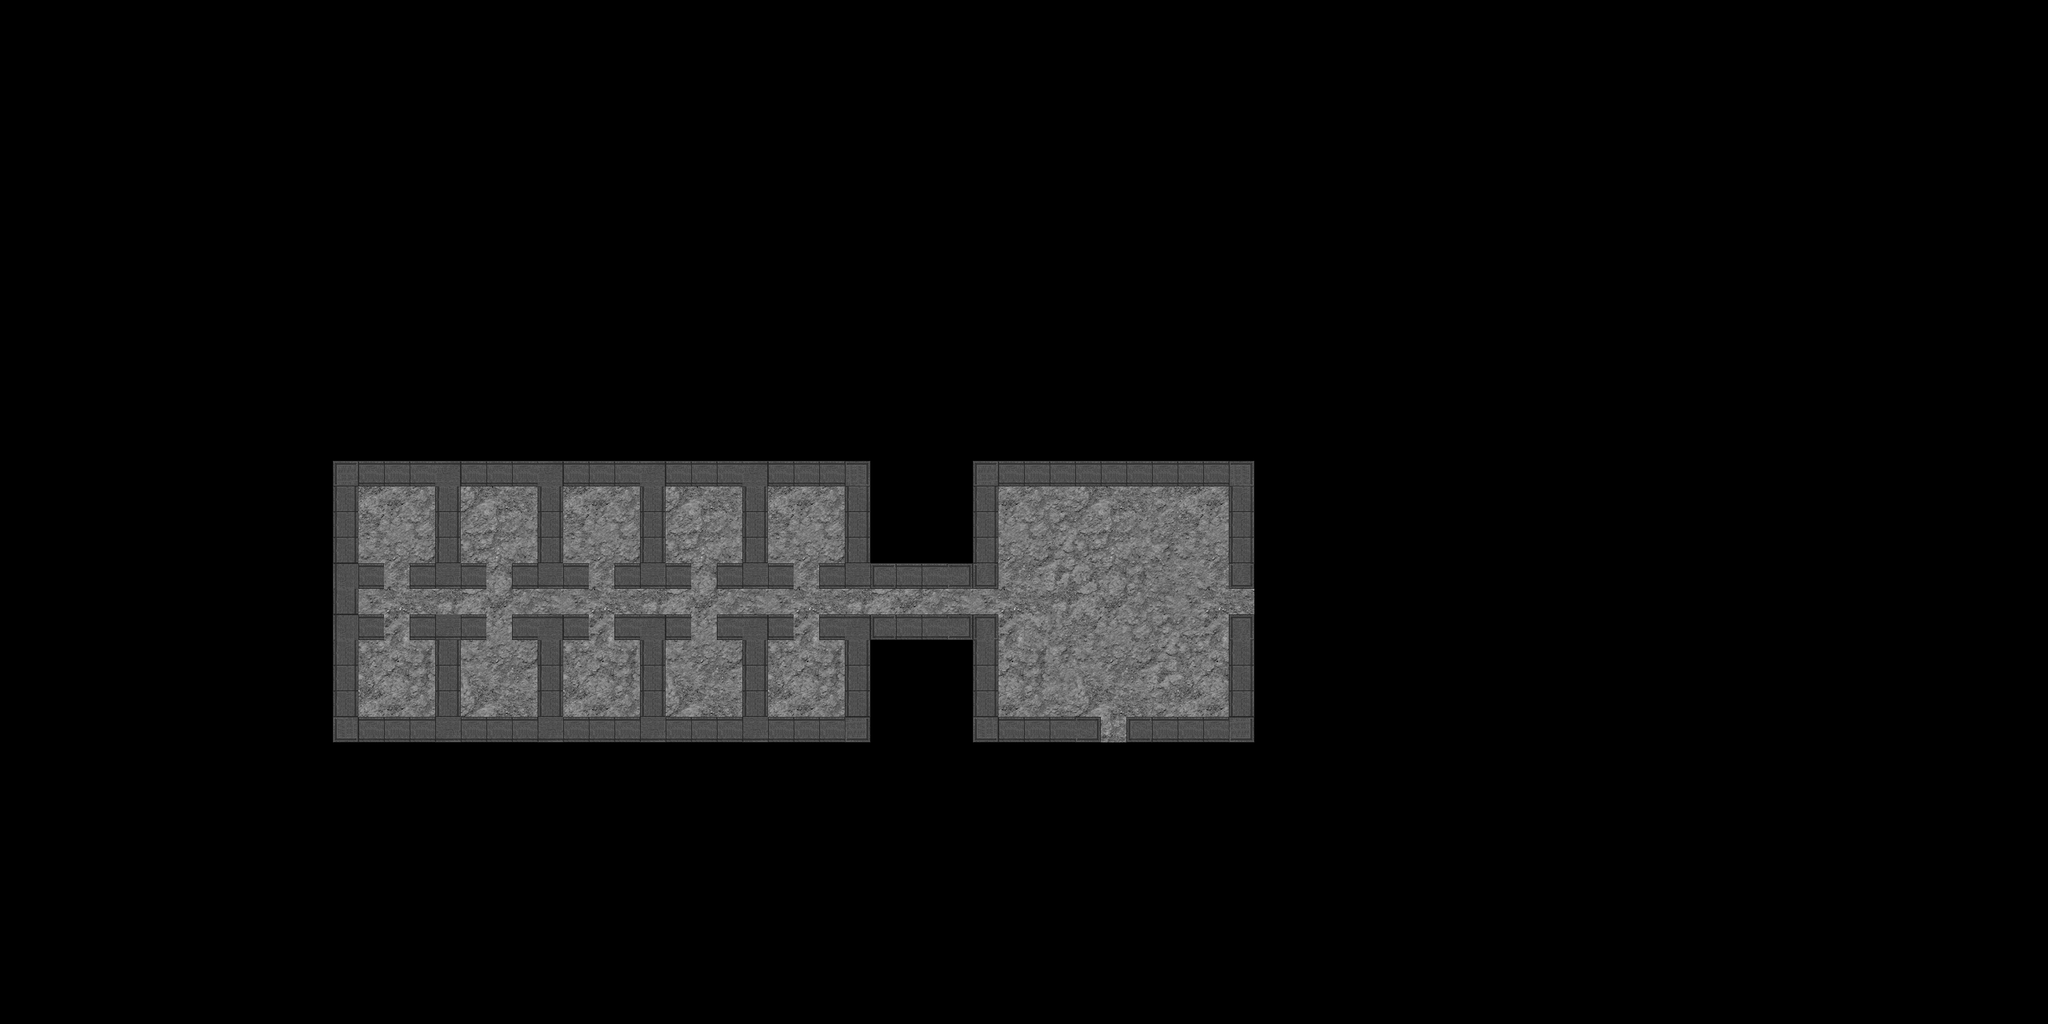

A level layout from a 2D game, rendered from its tile map. Below: a short description, then the map file with tile-grid data replaced by summaries:
An orthogonal 80x40 tile map with 32x32 px tiles, 2 tile layers (floor, walls), 2 tilesets and 35 objects (10x environment.Barrier, 10x Level2Sensor, 10x Level2Spirit, 2x maplink, 2x door, ...).

<map version="1.0" orientation="orthogonal" renderorder="right-down" width="80" height="40" tilewidth="32" tileheight="32">
 <tileset firstgid="1" name="dirt1_grey" tilewidth="32" tileheight="32">
  <image source="../textures/dirt1_grey.png" width="256" height="256" />
 </tileset>
 <tileset firstgid="65" name="block wall dark grey" tilewidth="32" tileheight="32">
  <image source="../textures/block_wall_dark_grey.png" width="128" height="128" />
 </tileset>
 <layer name="floor" width="80" height="40">
  <data>[3200 cells, 364 non-empty, 64 distinct tile ids]</data>
 </layer>
 <layer name="walls" width="80" height="40">
  <data>[3200 cells, 156 non-empty, 13 distinct tile ids]</data>
 </layer>
 <objectgroup name="environment">
  <object name="bar1" type="environment.Barrier" x="992" y="768" width="32" height="32">
   <properties>
    <property name="locked" value="false" />
    <property name="sprite" value="cell_door" />
   </properties>
  </object>
  <object name="bar2" type="environment.Barrier" x="992" y="704" width="32" height="32">
   <properties>
    <property name="locked" value="false" />
    <property name="sprite" value="cell_door" />
   </properties>
  </object>
  <object name="bar3" type="environment.Barrier" x="864" y="768" width="32" height="32">
   <properties>
    <property name="locked" value="false" />
    <property name="sprite" value="cell_door" />
   </properties>
  </object>
  <object name="bar4" type="environment.Barrier" x="864" y="704" width="32" height="32">
   <properties>
    <property name="locked" value="false" />
    <property name="sprite" value="cell_door" />
   </properties>
  </object>
  <object name="bar5" type="environment.Barrier" x="736" y="768" width="32" height="32">
   <properties>
    <property name="locked" value="false" />
    <property name="sprite" value="cell_door" />
   </properties>
  </object>
  <object name="bar6" type="environment.Barrier" x="736" y="704" width="32" height="32">
   <properties>
    <property name="locked" value="false" />
    <property name="sprite" value="cell_door" />
   </properties>
  </object>
  <object name="bar7" type="environment.Barrier" x="608" y="768" width="32" height="32">
   <properties>
    <property name="locked" value="false" />
    <property name="sprite" value="cell_door" />
   </properties>
  </object>
  <object name="bar8" type="environment.Barrier" x="608" y="704" width="32" height="32">
   <properties>
    <property name="locked" value="false" />
    <property name="sprite" value="cell_door" />
   </properties>
  </object>
  <object name="bar9" type="environment.Barrier" x="480" y="768" width="32" height="32">
   <properties>
    <property name="locked" value="false" />
    <property name="sprite" value="cell_door" />
   </properties>
  </object>
  <object name="bar10" type="environment.Barrier" x="480" y="704" width="32" height="32">
   <properties>
    <property name="locked" value="true" />
    <property name="sprite" value="cell_door" />
   </properties>
  </object>
 </objectgroup>
 <objectgroup name="rooms" />
 <objectgroup name="maplinks">
  <object name="entrance" type="maplink" x="1376" y="864" width="32" height="32">
   <properties>
    <property name="entrance_dir" value="up" />
   </properties>
  </object>
  <object name="gatekeeper_dest" type="maplink" x="1504" y="832" width="32" height="32" />
 </objectgroup>
 <objectgroup name="logic">
  <object name="sensor1" type="Level2Sensor" x="960" y="800" width="96" height="96" />
  <object name="sensor2" type="Level2Sensor" x="960" y="608" width="96" height="96" />
  <object name="sensor3" type="Level2Sensor" x="832" y="800" width="96" height="96" />
  <object name="sensor4" type="Level2Sensor" x="832" y="608" width="96" height="96" />
  <object name="sensor5" type="Level2Sensor" x="704" y="800" width="96" height="96" />
  <object name="sensor6" type="Level2Sensor" x="704" y="608" width="96" height="96" />
  <object name="sensor7" type="Level2Sensor" x="576" y="800" width="96" height="96" />
  <object name="sensor8" type="Level2Sensor" x="576" y="608" width="96" height="96" />
  <object name="sensor9" type="Level2Sensor" x="448" y="800" width="96" height="96" />
  <object name="sensor10" type="Level2Sensor" x="447" y="608" width="96" height="96" />
 </objectgroup>
 <objectgroup name="doors">
  <object name="exit" type="door" x="1536" y="736" width="32" height="32">
   <properties>
    <property name="dest_link" value="entrance" />
    <property name="dest_map" value="level3" />
    <property name="entrance_dir" value="left" />
    <property name="locked" value="true" />
   </properties>
  </object>
  <object name="entrance" type="door" x="1376" y="896" width="32" height="32">
   <properties>
    <property name="dest_link" value="entrance" />
    <property name="dest_map" value="level3" />
    <property name="entrance_dir" value="up" />
   </properties>
  </object>
 </objectgroup>
 <objectgroup name="agents">
  <object name="spirit1" type="Level2Spirit" x="1280" y="640" width="32" height="32" />
  <object name="spirit2" type="Level2Spirit" x="1472" y="640" width="32" height="32" />
  <object name="spirit3" type="Level2Spirit" x="1408" y="672" width="32" height="32" />
  <object name="spirit4" type="Level2Spirit" x="1344" y="672" width="32" height="32" />
  <object name="spirit5" type="Level2Spirit" x="1344" y="736" width="32" height="32" />
  <object name="spirit6" type="Level2Spirit" x="1408" y="736" width="32" height="32" />
  <object name="spirit7" type="Level2Spirit" x="1408" y="800" width="32" height="32" />
  <object name="spirit8" type="Level2Spirit" x="1344" y="800" width="32" height="32" />
  <object name="spirit9" type="Level2Spirit" x="1280" y="832" width="32" height="32" />
  <object name="spirit10" type="Level2Spirit" x="480" y="640" width="32" height="32" />
  <object name="gatekeeper" type="Gatekeeper" x="1504" y="736" width="32" height="32">
   <properties>
    <property name="facing" value="left" />
   </properties>
  </object>
 </objectgroup>
</map>
